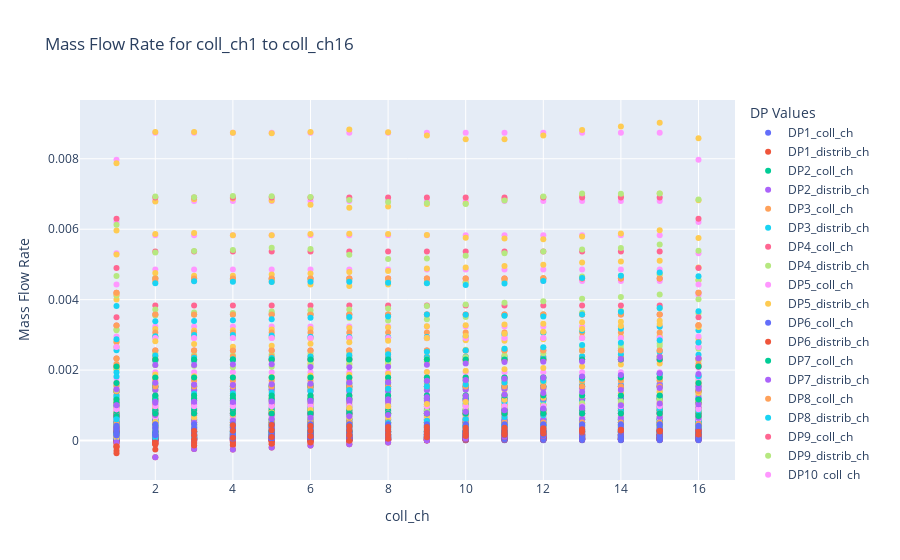

Notebook code cell kept with this figure:
### Code cell
# Define the range of DP values
dp_range = range(1, 101)

# Define the range of coll_ch values
coll_ch_range = range(1, 17)

# Create a Plotly Figure
fig = go.Figure()

# Iterate over DP values
for dp in dp_range:
    # Get the mass flow rate values for the coll_ch values
    coll_ch_mass_flow_rates = [mdot_df.at[f'coll_ch{i}', f'DP{dp}'] for i in coll_ch_range]
    distrib_ch_mass_flow_rates = [-mdot_df.at[f'distrib_ch{i}', f'DP{dp}'] for i in coll_ch_range]

    
    # Add scatter plot to the figure
    fig.add_trace(go.Scatter(x=list(coll_ch_range), y=coll_ch_mass_flow_rates,
                             mode='markers', name=f'DP{dp}_coll_ch'))
    fig.add_trace(go.Scatter(x=list(coll_ch_range), y=distrib_ch_mass_flow_rates,
                                mode='markers', name=f'DP{dp}_distrib_ch'))

# Update layout with labels and title
fig.update_layout(title='Mass Flow Rate for coll_ch1 to coll_ch16',
                  xaxis_title='coll_ch',
                  yaxis_title='Mass Flow Rate',
                  legend_title='DP Values')

# Show the plot
fig.show()
